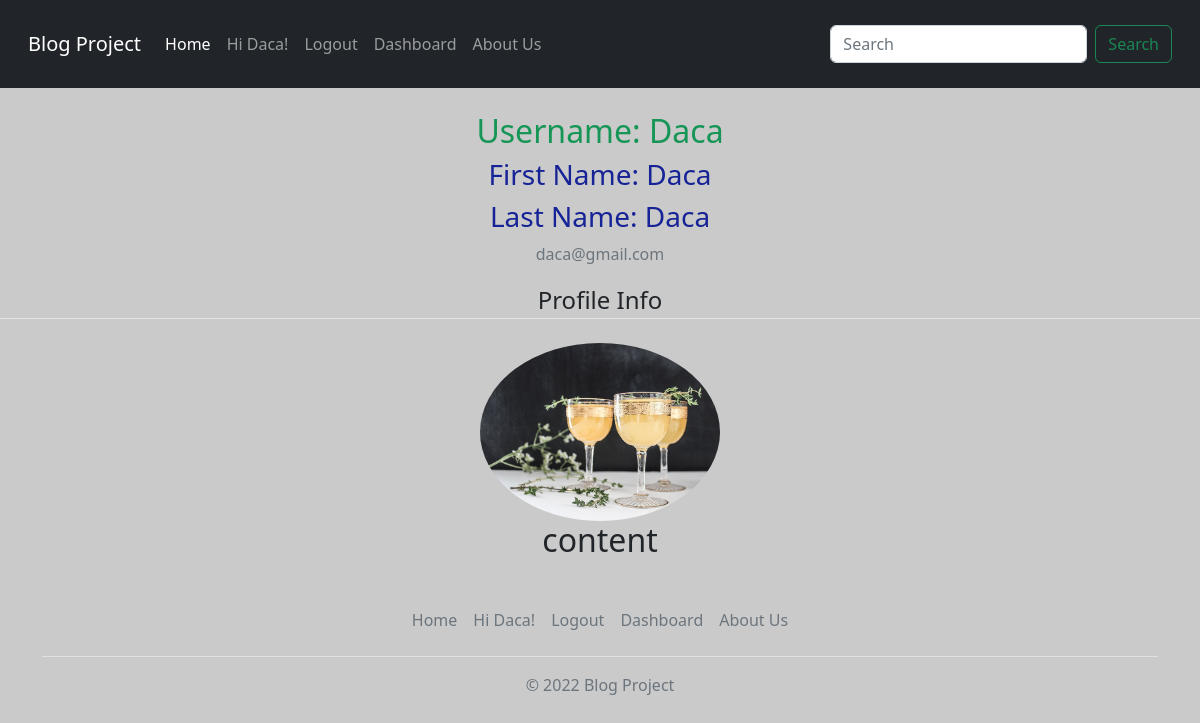
The app's page /user_profile/ (signed in), older data.
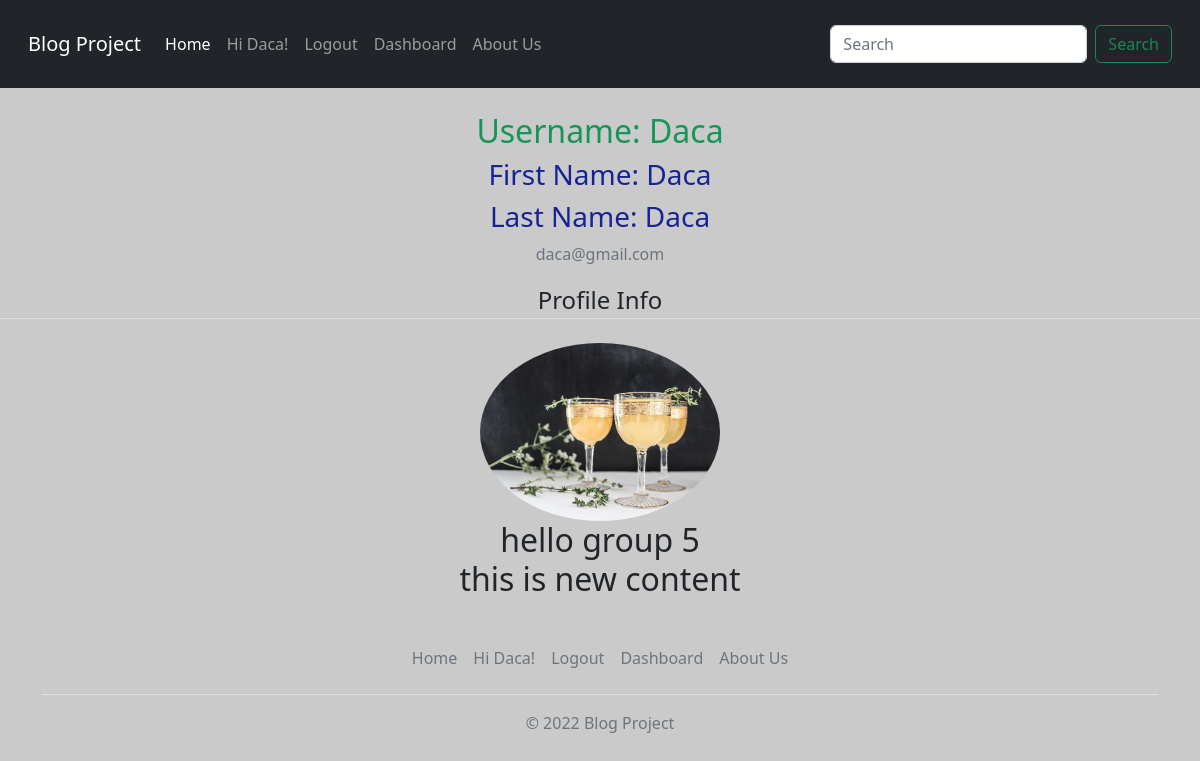
The same page, newer data.
### blog_app/models.py (models this page shows, shortened)
class UserProfileInfo(models.Model):
    user = models.OneToOneField(User, on_delete=models.CASCADE)
    first_name = models.CharField(("First name"), max_length=50)
    last_name = models.CharField(("Last name"), max_length=50)
    profile_pic = models.ImageField(upload_to = 'profile_pics', blank = True)

class Post(models.Model):
    title = models.CharField(max_length=200, unique=True)
    author = models.ForeignKey(User, on_delete= models.CASCADE,related_name='blog_posts')
    content = models.TextField()
    status = models.IntegerField(choices=STATUS, default=0)
    created_on = models.DateTimeField(auto_now_add=True)

### blog_app/views.py (the view)
# urls.py: url(r'^user_profile/$', views.user_profile, name="user_profile"),
@login_required
def user_profile(request):
    queryset = Post.objects.filter(status=1)
    post_dict = {'post_list': queryset}
    return render(request, 'blog_app/user_profile.html', context=post_dict)

### templates/blog_app/user_profile.html (shortened to what this page needs)
{% extends "blog_app/base.html" %}
{% block content %}
    <div class="content-section">
      <div class="media">
        <div class="media-body">
            <h2 class="account-heading" style="color:rgb(22, 150, 86);">Username: {{ user.username }}</h2>
            <h3>First Name: {{ request.user.first_name }}</h3>
            <h3>Last Name: {{ request.user.last_name }}</h3>
            <p class="text-secondary">{{ user.email }}</p>
        </div>
      </div>
      <form method="POST" enctype="multipart/form-data">
        <fieldset class="form-group">
            <legend class="border-bottom mb-4">Profile Info</legend>
        </fieldset>
        <img class="rounded-circle article-img" src="{{ user.userprofileinfo.profile_pic.url }}" width='240' alt={{user}}>
    </form>
    </div >
    {% for post in post_list %}
    <div class="card-body">
      <h2 class="card-title">{{ post.content }}</h2>
    </div>
  {% endfor %}
{% endblock %}

### templates/blog_app/base.html (shortened to what this page needs)
{% load staticfiles %}
<!DOCTYPE html>
<html lang="en">
<head>
    <link href="https://cdn.jsdelivr.net/npm/bootstrap@5.2.0-beta1/dist/css/bootstrap.min.css" rel="stylesheet">
    <link rel="stylesheet" href="{% static "css/basicstyle.css" %}">
    <link href="{% static 'styles/base.css' %}" rel="stylesheet">
</head>
<body>
<header class="p-3 bg-dark">
<nav class="navbar navbar-expand-lg navbar-dark bg-dark">
  <div class="container-fluid">
    <div class="collapse navbar-collapse" id="navbarTogglerDemo01">
      <a class="navbar-brand" href="{% url 'index' %}">Blog Project</a>
      <ul class="navbar-nav me-auto mb-2 mb-lg-0">
        <li class="nav-item">
          <a class="nav-link active" aria-current="page" href="{% url 'index' %}">Home</a>
        </li>
{% if user.is_authenticated %}
        <li class="nav-item">
          <a class="nav-link" href="#">Hi {{ user.username }}!</a>
        </li>
        <li class="nav-item">
          <a class="nav-link" href="{% url 'logout' %}">Logout</a>
        </li>
{% endif %}
        <li class="nav-item">
          <a class="nav-link" href="#">Dashboard</a>
        </li>
        <li class="nav-item">
          <a class="nav-link" href="#">About Us</a>
        </li>
      </ul>
      <form class="d-flex" role="search">
        <input class="form-control me-2" type="search" placeholder="Search" aria-label="Search">
        <button class="btn btn-outline-success" type="submit">Search</button>
      </form>
    </div>
  </div>
</nav>
  </header>
{% block content %}
{% endblock %}
<div class="container">
  <footer class="py-3 my-4">
    <ul class="nav justify-content-center border-bottom pb-3 mb-3">
      <li class="nav-item"><a href="{% url 'index' %}" class="nav-link px-2 text-muted">Home</a></li>
{% if user.is_authenticated %}
        <li class="nav-item">
          <a class="nav-link px-2 text-muted" href="#">Hi {{ user.username }}!</a>
        </li>
        <li class="nav-item">
          <a href="{% url 'logout' %}"  class="nav-link px-2 text-muted">Logout</a>
        </li>
{% endif %}
      <li class="nav-item"><a href="#" class="nav-link px-2 text-muted">Dashboard</a></li>
      <li class="nav-item"><a href="#" class="nav-link px-2 text-muted">About Us</a></li>
    </ul>
    <p class="text-center text-muted">© 2022 Blog Project</p>
  </footer>
</div>
</body>
</html>

### static/css/basicstyle.css (style rules this page uses)
body { background-color:rgb(202, 202, 202); }
h3 { color:rgb(22, 35, 150); }

### static/styles/base.css (style rules this page uses)
body { text-align:center; }

Row changes from the older to the newer data that the page shows:
changed Post: content "content" → "hello group 5"
added Post: content "this is new content"
